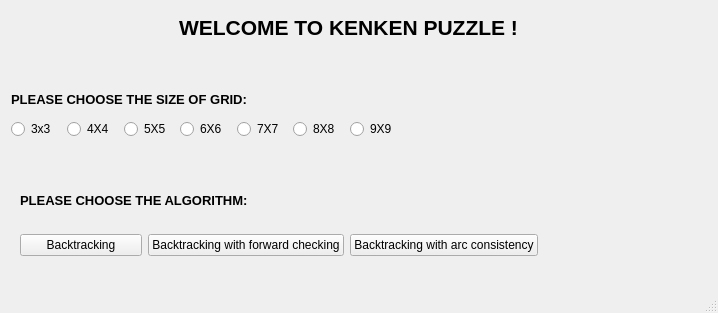
<?xml version="1.0" encoding="UTF-8"?>
<ui version="4.0">
 <class>MainWindow</class>
 <widget class="QMainWindow" name="MainWindow">
  <property name="geometry">
   <rect>
    <x>0</x>
    <y>0</y>
    <width>718</width>
    <height>313</height>
   </rect>
  </property>
  <property name="windowTitle">
   <string>MainWindow</string>
  </property>
  <widget class="QWidget" name="centralwidget">
   <widget class="QLabel" name="label">
    <property name="geometry">
     <rect>
      <x>130</x>
      <y>11</y>
      <width>437</width>
      <height>33</height>
     </rect>
    </property>
    <property name="text">
     <string>&lt;html&gt;&lt;head/&gt;&lt;body&gt;&lt;p align=&quot;center&quot;&gt;&lt;span style=&quot; font-size:16pt; font-weight:600;&quot;&gt;WELCOME TO KENKEN PUZZLE !&lt;/span&gt;&lt;/p&gt;&lt;/body&gt;&lt;/html&gt;</string>
    </property>
   </widget>
   <widget class="QWidget" name="layoutWidget">
    <property name="geometry">
     <rect>
      <x>11</x>
      <y>87</y>
      <width>389</width>
      <height>52</height>
     </rect>
    </property>
    <layout class="QVBoxLayout" name="verticalLayout">
     <item>
      <widget class="QLabel" name="label_2">
       <property name="text">
        <string>&lt;html&gt;&lt;head/&gt;&lt;body&gt;&lt;p&gt;&lt;span style=&quot; font-size:10pt; font-weight:600;&quot;&gt;PLEASE CHOOSE THE SIZE OF GRID:&lt;/span&gt;&lt;/p&gt;&lt;/body&gt;&lt;/html&gt;</string>
       </property>
      </widget>
     </item>
     <item>
      <layout class="QHBoxLayout" name="horizontalLayout">
       <item>
        <widget class="QRadioButton" name="r_1">
         <property name="text">
          <string>3x3</string>
         </property>
        </widget>
       </item>
       <item>
        <widget class="QRadioButton" name="r_2">
         <property name="text">
          <string>4X4</string>
         </property>
        </widget>
       </item>
       <item>
        <widget class="QRadioButton" name="r_3">
         <property name="text">
          <string>5X5</string>
         </property>
        </widget>
       </item>
       <item>
        <widget class="QRadioButton" name="r_4">
         <property name="text">
          <string>6X6</string>
         </property>
        </widget>
       </item>
       <item>
        <widget class="QRadioButton" name="r_5">
         <property name="text">
          <string>7X7</string>
         </property>
        </widget>
       </item>
       <item>
        <widget class="QRadioButton" name="r_6">
         <property name="text">
          <string>8X8</string>
         </property>
        </widget>
       </item>
       <item>
        <widget class="QRadioButton" name="r_7">
         <property name="text">
          <string>9X9</string>
         </property>
        </widget>
       </item>
      </layout>
     </item>
    </layout>
   </widget>
   <widget class="QLabel" name="label_3">
    <property name="geometry">
     <rect>
      <x>20</x>
      <y>190</y>
      <width>311</width>
      <height>21</height>
     </rect>
    </property>
    <property name="text">
     <string>&lt;html&gt;&lt;head/&gt;&lt;body&gt;&lt;p&gt;&lt;span style=&quot; font-size:10pt; font-weight:600;&quot;&gt;PLEASE CHOOSE THE ALGORITHM:&lt;/span&gt;&lt;/p&gt;&lt;/body&gt;&lt;/html&gt;</string>
    </property>
   </widget>
   <widget class="QWidget" name="">
    <property name="geometry">
     <rect>
      <x>20</x>
      <y>230</y>
      <width>518</width>
      <height>30</height>
     </rect>
    </property>
    <layout class="QHBoxLayout" name="horizontalLayout_4">
     <item>
      <widget class="QPushButton" name="btn_backtrack">
       <property name="text">
        <string>Backtracking</string>
       </property>
      </widget>
     </item>
     <item>
      <widget class="QPushButton" name="btn_forward">
       <property name="text">
        <string>Backtracking with forward checking</string>
       </property>
      </widget>
     </item>
     <item>
      <widget class="QPushButton" name="btn_arc">
       <property name="text">
        <string>Backtracking with arc consistency</string>
       </property>
      </widget>
     </item>
    </layout>
   </widget>
  </widget>
  <widget class="QMenuBar" name="menubar">
   <property name="geometry">
    <rect>
     <x>0</x>
     <y>0</y>
     <width>718</width>
     <height>26</height>
    </rect>
   </property>
  </widget>
  <widget class="QStatusBar" name="statusbar"/>
 </widget>
 <resources/>
 <connections/>
</ui>
